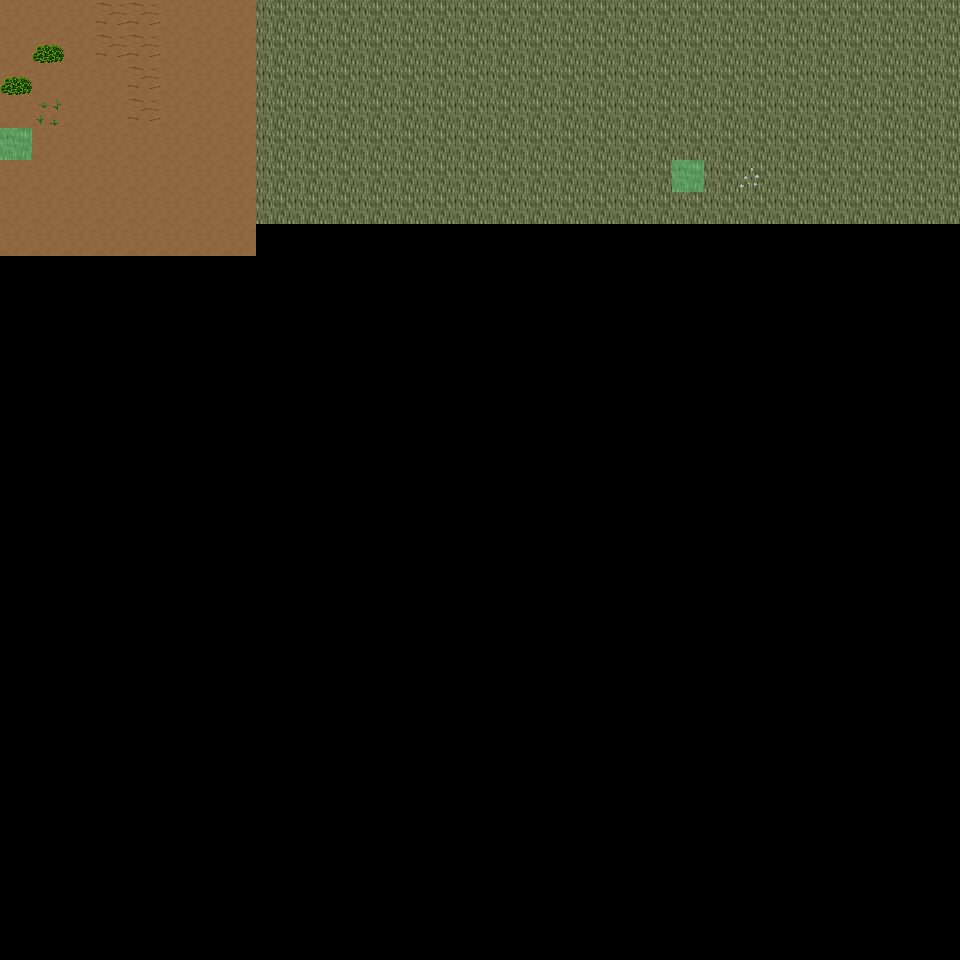

The image is a tile-based game level rendered from a .tmx file. Its description and source (layers, tilesets, objects; grid data summarised) follow:
An orthogonal 30x30 tile map with 32x32 px tiles, 6 tile layers (Ground, Object, Object2, Above, ...), 23 tilesets and 3 objects (3x mapExit).

<map version="1.0" orientation="orthogonal" renderorder="right-down" width="30" height="30" tilewidth="32" tileheight="32" nextobjectid="4">
  <tileset firstgid="1" name="tileset_ground_ground" tilewidth="32" tileheight="32" tilecount="33" columns="3">
    <image source="../drawable/tileset_ground_ground.png" width="96" height="352" />
  </tileset>
  <tileset firstgid="34" name="tileset_ground_ridge_earth_dark" tilewidth="32" tileheight="32" tilecount="96" columns="12">
    <image source="../drawable/tileset_ground_ridge_earth_dark.png" width="384" height="256" />
  </tileset>
  <tileset firstgid="130" name="tileset_logic_collision" tilewidth="32" tileheight="32" tilecount="1" columns="1">
    <image source="../drawable/tileset_logic_collision.png" width="32" height="32" />
  </tileset>
  <tileset firstgid="131" name="tileset_logic_creature_animal" tilewidth="32" tileheight="32" tilecount="32" columns="8">
    <image source="../drawable/tileset_logic_creature_animal.png" width="256" height="128" />
  </tileset>
  <tileset firstgid="163" name="tileset_ground_earth_edges" tilewidth="32" tileheight="32" tilecount="18" columns="6">
    <image source="../drawable/tileset_ground_earth_edges.png" width="192" height="96" />
  </tileset>
  <tileset firstgid="181" name="tileset_plant_grasses" tilewidth="32" tileheight="32" tilecount="6" columns="3">
    <image source="../drawable/tileset_plant_grasses.png" width="96" height="64" />
  </tileset>
  <tileset firstgid="187" name="tileset_ground_earth_edges_yellowgreen" tilewidth="32" tileheight="32" tilecount="15" columns="5">
    <image source="../drawable/tileset_ground_earth_edges_yellowgreen.png" width="160" height="96" />
  </tileset>
  <tileset firstgid="202" name="tileset_ground_grass_corners" tilewidth="32" tileheight="32" tilecount="24" columns="6">
    <image source="../drawable/tileset_ground_grass_corners.png" width="192" height="128" />
  </tileset>
  <tileset firstgid="226" name="tileset_plant_tree_tree_darkgreen" tilewidth="32" tileheight="32" tilecount="88" columns="8">
    <image source="../drawable/tileset_plant_tree_tree_darkgreen.png" width="256" height="352" />
  </tileset>
  <tileset firstgid="314" name="tileset_plant_tree_evergreen" tilewidth="32" tileheight="32" tilecount="36" columns="3">
    <image source="../drawable/tileset_plant_tree_evergreen.png" width="96" height="384" />
  </tileset>
  <tileset firstgid="350" name="tileset_plant_bush_various_small" tilewidth="32" tileheight="32" tilecount="9" columns="3">
    <image source="../drawable/tileset_plant_bush_various_small.png" width="96" height="96" />
  </tileset>
  <tileset firstgid="359" name="tileset_plant_bush_bushes" tilewidth="32" tileheight="32" tilecount="10" columns="5">
    <image source="../drawable/tileset_plant_bush_bushes.png" width="160" height="64" />
  </tileset>
  <tileset firstgid="369" name="tileset_building_decoration_rocks" tilewidth="32" tileheight="32" tilecount="6" columns="3">
    <image source="../drawable/tileset_building_decoration_rocks.png" width="96" height="64" />
  </tileset>
  <tileset firstgid="375" name="tileset_ground_stonecircle" tilewidth="32" tileheight="32" tilecount="81" columns="9">
    <image source="../drawable/tileset_ground_stonecircle.png" width="288" height="288" />
  </tileset>
  <tileset firstgid="456" name="tileset_ground_rock_rocks" tilewidth="32" tileheight="32" tilecount="4" columns="2">
    <image source="../drawable/tileset_ground_rock_rocks.png" width="64" height="64" />
  </tileset>
  <tileset firstgid="460" name="tileset_building_decoration_orbpedestal" tilewidth="32" tileheight="32" tilecount="2" columns="1">
    <image source="../drawable/tileset_building_decoration_orbpedestal.png" width="32" height="64" />
  </tileset>
  <tileset firstgid="462" name="tileset_building_house_chalet" tilewidth="32" tileheight="32" tilecount="56" columns="7">
    <image source="../drawable/tileset_building_house_chalet.png" width="224" height="256" />
  </tileset>
  <tileset firstgid="518" name="tileset_building_tower_chalet" tilewidth="32" tileheight="32" tilecount="16" columns="2">
    <image source="../drawable/tileset_building_tower_chalet.png" width="64" height="256" />
  </tileset>
  <tileset firstgid="534" name="tileset_plant_bush_bush_pinks" tilewidth="32" tileheight="32" tilecount="4" columns="2">
    <image source="../drawable/tileset_plant_bush_bush_pinks.png" width="64" height="64" />
  </tileset>
  <tileset firstgid="538" name="tileset_ground_dry_grass" tilewidth="32" tileheight="32" tilecount="54" columns="9">
    <image source="../drawable/tileset_ground_dry_grass.png" width="288" height="192" />
  </tileset>
  <tileset firstgid="592" name="tileset_object_rock_pillars_stone" tilewidth="32" tileheight="32" tilecount="36" columns="6">
    <image source="../drawable/tileset_object_rock_pillars_stone.png" width="192" height="192" />
  </tileset>
  <tileset firstgid="628" name="tileset_building_door_brown_door" tilewidth="32" tileheight="32" tilecount="3" columns="1">
    <image source="../drawable/tileset_building_door_brown_door.png" width="32" height="96" />
  </tileset>
  <tileset firstgid="631" name="tileset_logic_creature_fowl" tilewidth="32" tileheight="32" tilecount="6" columns="6">
    <image source="../drawable/tileset_logic_creature_fowl.png" width="192" height="32" />
  </tileset>
  <layer name="Ground" width="30" height="30">
    <data>[900 cells, 218 non-empty, 2 distinct tile ids]</data>
  </layer>
  <layer name="Object" width="30" height="30">
    <data>[900 cells, 12 non-empty, 6 distinct tile ids]</data>
  </layer>
  <layer name="Object2" width="30" height="30">
    <data>[900 cells, 0 non-empty, 0 distinct tile ids]</data>
  </layer>
  <layer name="Above" width="30" height="30">
    <data>[900 cells, 0 non-empty, 0 distinct tile ids]</data>
  </layer>
  <layer name="Above2" width="30" height="30">
    <data>[900 cells, 0 non-empty, 0 distinct tile ids]</data>
  </layer>
  <layer name="Walkable" width="30" height="30">
    <data>[900 cells, 2 non-empty, 1 distinct tile ids]</data>
  </layer>
  <objectgroup name="MapEvents">
    <object id="1" name="north" type="mapExit" x="0" y="0" width="960" height="32">
      <properties>
        <property name="map" value="level_0_x174_y11" />
        <property name="x" value="0" />
        <property name="y" value="28" />
      </properties>
    </object>
    <object id="2" name="west" type="mapExit" x="0" y="0" width="32" height="128">
      <properties>
        <property name="map" value="level_0_x173_y12" />
        <property name="x" value="28" />
        <property name="y" value="0" />
      </properties>
    </object>
    <object id="3" name="west2" type="mapExit" x="0" y="160" width="32" height="800">
      <properties>
        <property name="map" value="level_0_x173_y12" />
        <property name="x" value="28" />
        <property name="y" value="5" />
      </properties>
    </object>
  </objectgroup>
</map>
